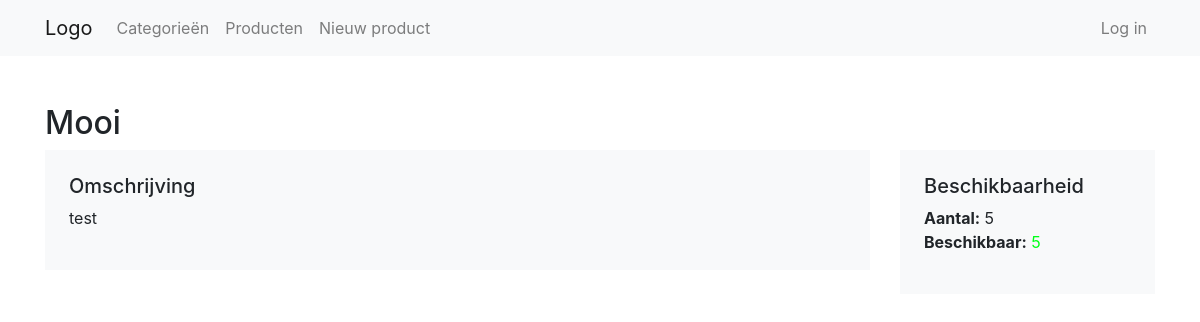
/producten/Mooi, run on the app's committed database.
### tables this page shows
CREATE TABLE `products` (
  `product_id` int(11) NOT NULL,
  `category_id` int(11) NOT NULL,
  `name` varchar(255) NOT NULL,
  `slug` varchar(255) NOT NULL,
  `body` text NOT NULL,
  `created_at` timestamp NOT NULL DEFAULT CURRENT_TIMESTAMP,
  `count` int(11) NOT NULL,
  `available` int(11) NOT NULL
);

### application/controllers/Products.php (called while the page is built, shortened)
<?php
	class Products extends CI_Controller {
		public function view($slug = NULL) {
			$data['product'] = $this->Product_model->get_products($slug);
			$data['title'] = $data['product']['name'];
			$this->load->view('templates/header');
			$this->load->view('products/view', $data);
			$this->load->view('templates/footer');
		}
	}

### index.php (called while the page is built, shortened)
<?php
require_once BASEPATH.'core/CodeIgniter.php';

### application/models/Product_model.php (called while the page is built, shortened)
<?php
	class Product_model extends CI_Model {
		public function get_products($slug = FALSE) {
			$query = $this->db->get_where('products', array('slug' => $slug));
			return $query->row_array();
		}
	}

### application/views/products/view.php (the view)
<h2><?=$title?></h2>
<div class="row">
	<div class="col-md-9">
		<div class="bg-light p-4">
			<h5>Omschrijving</h5>
			<p><?=$product['body']?></p>
		</div>
	</div>
	<div class="col-md-3">
		<div class="bg-light p-4">
			<h5>Beschikbaarheid</h5>
			<p>
			<strong>Aantal:</strong> <?=$product['count']?><br>
			<strong>Beschikbaar:</strong>
			<?php if ($product['available'] > 2 || $product['available'] == $product['count']) { ?>
				<span class="text-green"><?=$product['available']?></span>
			<?php } elseif ($product['available'] == 0) { ?>
				<span class="text-red">Geen</span>
			<?php } elseif ($product['available'] <= 2) { ?>
				<span class="text-orange"><?=$product['available']?></span>
			<?php } ?>
			</p>
		</div>
	</div>
</div>

### assets/css/style.css (style rules this page uses)
.text-green { color: #00ff17; }

### data on the page
products: body "test", count "5", available "5"

### other printed values
$title "Mooi"
